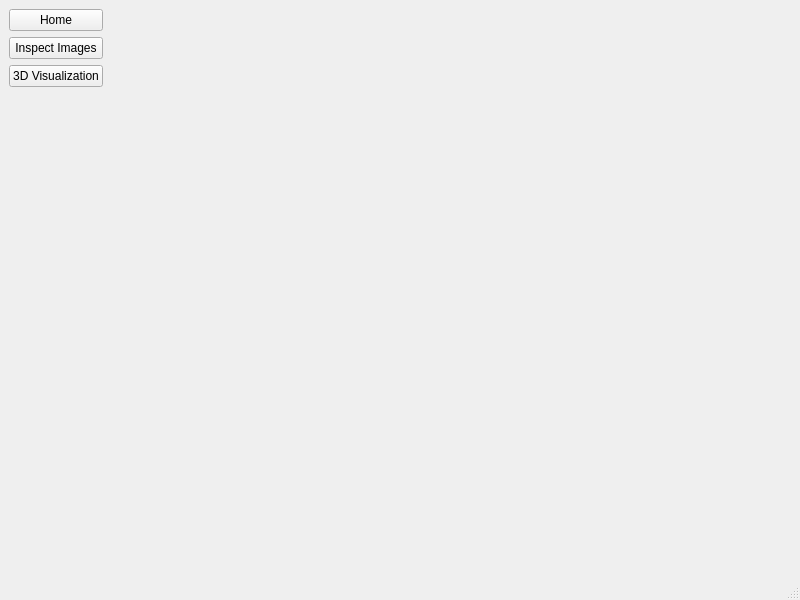
<?xml version="1.0" encoding="UTF-8"?>
<ui version="4.0">
 <class>MainWindow</class>
 <widget class="QMainWindow" name="MainWindow">
  <property name="geometry">
   <rect>
    <x>0</x>
    <y>0</y>
    <width>800</width>
    <height>600</height>
   </rect>
  </property>
  <property name="windowTitle">
   <string>MainWindow</string>
  </property>
  <widget class="QWidget" name="centralwidget">
   <layout class="QVBoxLayout" name="verticalLayout">
    <item>
     <layout class="QHBoxLayout" name="horizontalLayout">
      <item>
       <layout class="QVBoxLayout" name="verticalLayout_2">
        <item>
         <widget class="QPushButton" name="homePushButton">
          <property name="text">
           <string>Home</string>
          </property>
         </widget>
        </item>
        <item>
         <widget class="QPushButton" name="inspectImagesPushButton">
          <property name="text">
           <string>Inspect Images</string>
          </property>
         </widget>
        </item>
        <item>
         <widget class="QPushButton" name="threeDVisualization">
          <property name="text">
           <string>3D Visualization</string>
          </property>
         </widget>
        </item>
        <item>
         <spacer name="verticalSpacer">
          <property name="orientation">
           <enum>Qt::Orientation::Vertical</enum>
          </property>
          <property name="sizeHint" stdset="0">
           <size>
            <width>20</width>
            <height>40</height>
           </size>
          </property>
         </spacer>
        </item>
       </layout>
      </item>
      <item>
       <widget class="QStackedWidget" name="stackedWidget"/>
      </item>
     </layout>
    </item>
   </layout>
  </widget>
  <widget class="QStatusBar" name="statusbar"/>
 </widget>
 <resources/>
 <connections/>
</ui>
